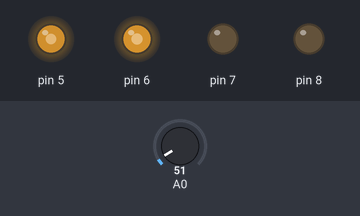
The sketch below on a simulated Arduino Uno, built with avr-gcc and run on an emulated ATmega328P. Parts: output pins drawn as LEDs (lit = HIGH). Inputs (shaded band) come from the test bench; at power-on: A0 = 51.

Above: at 0.05 s.
At 21.85 s:
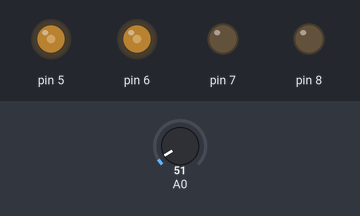
Timing chart, 0 to 68.9 s (numbered marks = the images above):
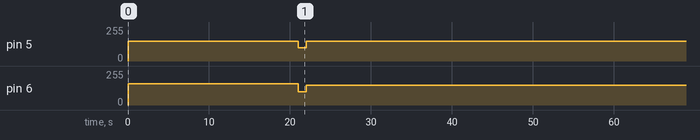

Measured:
- by itself, pin 5, pin 6: repeats every 53.0 s: 100/255 1.0 s, 150/255 52.0 s

The sketch:

arduinoDrone.pde
```cpp
// let's pretend like our environment is stochastic
// we'll start with a single dimensional environment
int environment[21];

//finding out about the environment
void setup(){
  //blanking out the environment
  //  for (int y=0; y<=4; y++) {
  //   for (int x=0; x<=4; x++) {
  //    environment[x][y]=0;
  // }
  // }
  for (int i=0; i<=20; i++) {
    environment[i]=0;
  }
  for(int i=5;i<=8;i++)
    pinMode(i, OUTPUT);
  Serial.begin(9600);
}

void loop() {
  // taking a reading of the environment
  //pin 5; //Right Speed Control (analogWrite 0-255)
  //pin 6; //Left Speed Control (analogWrite 0-255)
  //pin 7; //Right Direction Control  (HIGH=forward, LOW=back)
  //pin 8; //Left Direction Control (HIGH=forward, LOW=back)

  //Ambient Light pin on Analog 0
  //Thermal Sensor (LM35) on Analog 1
  //checking to see if we did the recon:
  boolean recon=false;
  for (int i=0; i<=20; i++) {
    if (environment[i]==0)
      recon=true;
  }
  if (recon) {
    analogWrite (5,150);
    analogWrite (6,160);
    for (int x=0; x<=20; x++){
      environment[x]=analogRead(A0);
      delay(1000);
    }
  } else {
    analogWrite(5,100);
    analogWrite(6,100);
    analogWrite(8,LOW);
    delay(1000);
    analogWrite(5,0);
    analogWrite(6,0);
    analogWrite(8,HIGH);
    int maxim=0;
    for (int x=0; x<=20; x++) {
      if (maxim<environment[x])
        maxim=environment[x];
    }
    analogWrite(5,150);
    analogWrite(6,150);
    for (int x=0; x<=maxim; x++) {
      delay(1000);
    }
    analogWrite(5,0);
    analogWrite(6,0);
  }
}
```
